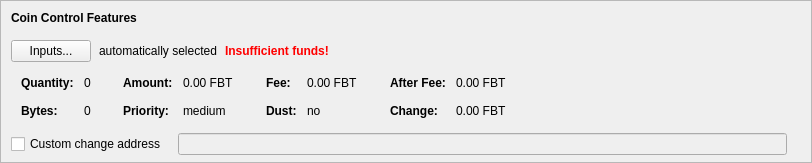
    <widget class="QFrame" name="frameCoinControl">
     <property name="sizePolicy">
      <sizepolicy hsizetype="Expanding" vsizetype="Expanding">
       <horstretch>0</horstretch>
       <verstretch>0</verstretch>
      </sizepolicy>
     </property>
     <property name="maximumSize">
      <size>
       <width>16777215</width>
       <height>16777215</height>
      </size>
     </property>
     <property name="frameShape">
      <enum>QFrame::StyledPanel</enum>
     </property>
     <property name="frameShadow">
      <enum>QFrame::Sunken</enum>
     </property>
     <layout class="QVBoxLayout" name="verticalLayoutCoinControl2">
      <property name="spacing">
       <number>0</number>
      </property>
      <property name="leftMargin">
       <number>0</number>
      </property>
      <property name="topMargin">
       <number>0</number>
      </property>
      <property name="rightMargin">
       <number>0</number>
      </property>
      <property name="bottomMargin">
       <number>6</number>
      </property>
      <item>
       <layout class="QVBoxLayout" name="verticalLayoutCoinControl" stretch="0,0,0,0,1">
        <property name="spacing">
         <number>0</number>
        </property>
        <property name="leftMargin">
         <number>10</number>
        </property>
        <property name="topMargin">
         <number>10</number>
        </property>
        <item>
         <layout class="QHBoxLayout" name="horizontalLayoutCoinControl1">
          <property name="bottomMargin">
           <number>15</number>
          </property>
          <item>
           <widget class="QLabel" name="labelCoinControlFeatures">
            <property name="sizePolicy">
             <sizepolicy hsizetype="Preferred" vsizetype="Maximum">
              <horstretch>0</horstretch>
              <verstretch>0</verstretch>
             </sizepolicy>
            </property>
            <property name="font">
             <font>
              <weight>75</weight>
              <bold>true</bold>
             </font>
            </property>
            <property name="styleSheet">
             <string notr="true">font-weight:bold;</string>
            </property>
            <property name="text">
             <string>Coin Control Features</string>
            </property>
           </widget>
          </item>
         </layout>
        </item>
        <item>
         <layout class="QHBoxLayout" name="horizontalLayoutCoinControl2" stretch="0,0,0,0">
          <property name="spacing">
           <number>8</number>
          </property>
          <property name="bottomMargin">
           <number>10</number>
          </property>
          <item>
           <widget class="QPushButton" name="pushButtonCoinControl">
            <property name="styleSheet">
             <string notr="true"/>
            </property>
            <property name="text">
             <string>Inputs...</string>
            </property>
            <property name="autoDefault">
             <bool>false</bool>
            </property>
           </widget>
          </item>
          <item>
           <widget class="QLabel" name="labelCoinControlAutomaticallySelected">
            <property name="text">
             <string>automatically selected</string>
            </property>
            <property name="margin">
             <number>5</number>
            </property>
           </widget>
          </item>
          <item>
           <widget class="QLabel" name="labelCoinControlInsuffFunds">
            <property name="font">
             <font>
              <weight>75</weight>
              <bold>true</bold>
             </font>
            </property>
            <property name="styleSheet">
             <string notr="true">color:red;font-weight:bold;</string>
            </property>
            <property name="text">
             <string>Insufficient funds!</string>
            </property>
            <property name="margin">
             <number>5</number>
            </property>
           </widget>
          </item>
          <item>
           <spacer name="horizontalSpacerCoinControl">
            <property name="orientation">
             <enum>Qt::Horizontal</enum>
            </property>
            <property name="sizeHint" stdset="0">
             <size>
              <width>40</width>
              <height>1</height>
             </size>
            </property>
           </spacer>
          </item>
         </layout>
        </item>
        <item>
         <widget class="QWidget" name="widgetCoinControl" native="true">
          <property name="sizePolicy">
           <sizepolicy hsizetype="Preferred" vsizetype="Preferred">
            <horstretch>0</horstretch>
            <verstretch>0</verstretch>
           </sizepolicy>
          </property>
          <property name="minimumSize">
           <size>
            <width>0</width>
            <height>0</height>
           </size>
          </property>
          <property name="styleSheet">
           <string notr="true"/>
          </property>
          <layout class="QHBoxLayout" name="horizontalLayoutCoinControl5">
           <property name="leftMargin">
            <number>0</number>
           </property>
           <property name="topMargin">
            <number>0</number>
           </property>
           <property name="rightMargin">
            <number>0</number>
           </property>
           <property name="bottomMargin">
            <number>0</number>
           </property>
           <item>
            <layout class="QHBoxLayout" name="horizontalLayoutCoinControl3" stretch="0,0,0,1">
             <property name="spacing">
              <number>20</number>
             </property>
             <property name="topMargin">
              <number>0</number>
             </property>
             <property name="bottomMargin">
              <number>10</number>
             </property>
             <item>
              <layout class="QFormLayout" name="formLayoutCoinControl1">
               <property name="horizontalSpacing">
                <number>10</number>
               </property>
               <property name="verticalSpacing">
                <number>14</number>
               </property>
               <property name="leftMargin">
                <number>10</number>
               </property>
               <property name="topMargin">
                <number>4</number>
               </property>
               <property name="rightMargin">
                <number>6</number>
               </property>
               <item row="0" column="0">
                <widget class="QLabel" name="labelCoinControlQuantityText">
                 <property name="font">
                  <font>
                   <weight>75</weight>
                   <bold>true</bold>
                  </font>
                 </property>
                 <property name="text">
                  <string>Quantity:</string>
                 </property>
                 <property name="margin">
                  <number>0</number>
                 </property>
                </widget>
               </item>
               <item row="0" column="1">
                <widget class="QLabel" name="labelCoinControlQuantity">
                 <property name="cursor">
                  <cursorShape>IBeamCursor</cursorShape>
                 </property>
                 <property name="contextMenuPolicy">
                  <enum>Qt::ActionsContextMenu</enum>
                 </property>
                 <property name="text">
                  <string notr="true">0</string>
                 </property>
                 <property name="margin">
                  <number>0</number>
                 </property>
                 <property name="textInteractionFlags">
                  <set>Qt::LinksAccessibleByMouse|Qt::TextSelectableByKeyboard|Qt::TextSelectableByMouse</set>
                 </property>
                </widget>
               </item>
               <item row="1" column="0">
                <widget class="QLabel" name="labelCoinControlBytesText">
                 <property name="font">
                  <font>
                   <weight>75</weight>
                   <bold>true</bold>
                  </font>
                 </property>
                 <property name="text">
                  <string>Bytes:</string>
                 </property>
                </widget>
               </item>
               <item row="1" column="1">
                <widget class="QLabel" name="labelCoinControlBytes">
                 <property name="cursor">
                  <cursorShape>IBeamCursor</cursorShape>
                 </property>
                 <property name="contextMenuPolicy">
                  <enum>Qt::ActionsContextMenu</enum>
                 </property>
                 <property name="text">
                  <string notr="true">0</string>
                 </property>
                 <property name="textInteractionFlags">
                  <set>Qt::LinksAccessibleByMouse|Qt::TextSelectableByKeyboard|Qt::TextSelectableByMouse</set>
                 </property>
                </widget>
               </item>
              </layout>
             </item>
             <item>
              <layout class="QFormLayout" name="formLayoutCoinControl2">
               <property name="horizontalSpacing">
                <number>10</number>
               </property>
               <property name="verticalSpacing">
                <number>14</number>
               </property>
               <property name="leftMargin">
                <number>6</number>
               </property>
               <property name="topMargin">
                <number>4</number>
               </property>
               <property name="rightMargin">
                <number>6</number>
               </property>
               <item row="0" column="0">
                <widget class="QLabel" name="labelCoinControlAmountText">
                 <property name="font">
                  <font>
                   <weight>75</weight>
                   <bold>true</bold>
                  </font>
                 </property>
                 <property name="text">
                  <string>Amount:</string>
                 </property>
                 <property name="margin">
                  <number>0</number>
                 </property>
                </widget>
               </item>
               <item row="0" column="1">
                <widget class="QLabel" name="labelCoinControlAmount">
                 <property name="cursor">
                  <cursorShape>IBeamCursor</cursorShape>
                 </property>
                 <property name="contextMenuPolicy">
                  <enum>Qt::ActionsContextMenu</enum>
                 </property>
                 <property name="text">
                  <string notr="true">0.00 FBT</string>
                 </property>
                 <property name="textInteractionFlags">
                  <set>Qt::LinksAccessibleByMouse|Qt::TextSelectableByKeyboard|Qt::TextSelectableByMouse</set>
                 </property>
                </widget>
               </item>
               <item row="1" column="0">
                <widget class="QLabel" name="labelCoinControlPriorityText">
                 <property name="font">
                  <font>
                   <weight>75</weight>
                   <bold>true</bold>
                  </font>
                 </property>
                 <property name="text">
                  <string>Priority:</string>
                 </property>
                </widget>
               </item>
               <item row="1" column="1">
                <widget class="QLabel" name="labelCoinControlPriority">
                 <property name="cursor">
                  <cursorShape>IBeamCursor</cursorShape>
                 </property>
                 <property name="contextMenuPolicy">
                  <enum>Qt::ActionsContextMenu</enum>
                 </property>
                 <property name="text">
                  <string notr="true">medium</string>
                 </property>
                 <property name="textInteractionFlags">
                  <set>Qt::LinksAccessibleByMouse|Qt::TextSelectableByKeyboard|Qt::TextSelectableByMouse</set>
                 </property>
                </widget>
               </item>
              </layout>
             </item>
             <item>
              <layout class="QFormLayout" name="formLayoutCoinControl3">
               <property name="horizontalSpacing">
                <number>10</number>
               </property>
               <property name="verticalSpacing">
                <number>14</number>
               </property>
               <property name="leftMargin">
                <number>6</number>
               </property>
               <property name="topMargin">
                <number>4</number>
               </property>
               <property name="rightMargin">
                <number>6</number>
               </property>
               <item row="0" column="0">
                <widget class="QLabel" name="labelCoinControlFeeText">
                 <property name="font">
                  <font>
                   <weight>75</weight>
                   <bold>true</bold>
                  </font>
                 </property>
                 <property name="text">
                  <string>Fee:</string>
                 </property>
                 <property name="margin">
                  <number>0</number>
                 </property>
                </widget>
               </item>
               <item row="0" column="1">
                <widget class="QLabel" name="labelCoinControlFee">
                 <property name="cursor">
                  <cursorShape>IBeamCursor</cursorShape>
                 </property>
                 <property name="contextMenuPolicy">
                  <enum>Qt::ActionsContextMenu</enum>
                 </property>
                 <property name="text">
                  <string notr="true">0.00 FBT</string>
                 </property>
                 <property name="textInteractionFlags">
                  <set>Qt::LinksAccessibleByMouse|Qt::TextSelectableByKeyboard|Qt::TextSelectableByMouse</set>
                 </property>
                </widget>
               </item>
               <item row="1" column="0">
                <widget class="QLabel" name="labelCoinControlLowOutputText">
                 <property name="font">
                  <font>
                   <weight>75</weight>
                   <bold>true</bold>
                  </font>
                 </property>
                 <property name="text">
                  <string>Dust:</string>
                 </property>
                </widget>
               </item>
               <item row="1" column="1">
                <widget class="QLabel" name="labelCoinControlLowOutput">
                 <property name="cursor">
                  <cursorShape>IBeamCursor</cursorShape>
                 </property>
                 <property name="contextMenuPolicy">
                  <enum>Qt::ActionsContextMenu</enum>
                 </property>
                 <property name="text">
                  <string notr="true">no</string>
                 </property>
                 <property name="textInteractionFlags">
                  <set>Qt::LinksAccessibleByMouse|Qt::TextSelectableByKeyboard|Qt::TextSelectableByMouse</set>
                 </property>
                </widget>
               </item>
              </layout>
             </item>
             <item>
              <layout class="QFormLayout" name="formLayoutCoinControl4">
               <property name="horizontalSpacing">
                <number>10</number>
               </property>
               <property name="verticalSpacing">
                <number>14</number>
               </property>
               <property name="leftMargin">
                <number>6</number>
               </property>
               <property name="topMargin">
                <number>4</number>
               </property>
               <property name="rightMargin">
                <number>6</number>
               </property>
               <item row="0" column="0">
                <widget class="QLabel" name="labelCoinControlAfterFeeText">
                 <property name="font">
                  <font>
                   <weight>75</weight>
                   <bold>true</bold>
                  </font>
                 </property>
                 <property name="text">
                  <string>After Fee:</string>
                 </property>
                 <property name="margin">
                  <number>0</number>
                 </property>
                </widget>
               </item>
               <item row="0" column="1">
                <widget class="QLabel" name="labelCoinControlAfterFee">
                 <property name="cursor">
                  <cursorShape>IBeamCursor</cursorShape>
                 </property>
                 <property name="contextMenuPolicy">
                  <enum>Qt::ActionsContextMenu</enum>
                 </property>
                 <property name="text">
                  <string notr="true">0.00 FBT</string>
                 </property>
                 <property name="textInteractionFlags">
                  <set>Qt::LinksAccessibleByMouse|Qt::TextSelectableByKeyboard|Qt::TextSelectableByMouse</set>
                 </property>
                </widget>
               </item>
               <item row="1" column="0">
                <widget class="QLabel" name="labelCoinControlChangeText">
                 <property name="font">
                  <font>
                   <weight>75</weight>
                   <bold>true</bold>
                  </font>
                 </property>
                 <property name="text">
                  <string>Change:</string>
                 </property>
                </widget>
               </item>
               <item row="1" column="1">
                <widget class="QLabel" name="labelCoinControlChange">
                 <property name="cursor">
                  <cursorShape>IBeamCursor</cursorShape>
                 </property>
                 <property name="contextMenuPolicy">
                  <enum>Qt::ActionsContextMenu</enum>
                 </property>
                 <property name="text">
                  <string notr="true">0.00 FBT</string>
                 </property>
                 <property name="textInteractionFlags">
                  <set>Qt::LinksAccessibleByMouse|Qt::TextSelectableByKeyboard|Qt::TextSelectableByMouse</set>
                 </property>
                </widget>
               </item>
              </layout>
             </item>
            </layout>
           </item>
          </layout>
         </widget>
        </item>
        <item>
         <layout class="QHBoxLayout" name="horizontalLayoutCoinControl4" stretch="0,0,0">
          <property name="spacing">
           <number>12</number>
          </property>
          <property name="sizeConstraint">
           <enum>QLayout::SetDefaultConstraint</enum>
          </property>
          <property name="topMargin">
           <number>5</number>
          </property>
          <property name="rightMargin">
           <number>5</number>
          </property>
          <item>
           <widget class="QCheckBox" name="checkBoxCoinControlChange">
            <property name="toolTip">
             <string>If this is activated, but the change address is empty or invalid, change will be sent to a newly generated address.</string>
            </property>
            <property name="text">
             <string>Custom change address</string>
            </property>
           </widget>
          </item>
          <item>
           <widget class="QValidatedLineEdit" name="lineEditCoinControlChange">
            <property name="enabled">
             <bool>false</bool>
            </property>
            <property name="sizePolicy">
             <sizepolicy hsizetype="Expanding" vsizetype="Fixed">
              <horstretch>0</horstretch>
              <verstretch>0</verstretch>
             </sizepolicy>
            </property>
           </widget>
          </item>
          <item>
           <widget class="QLabel" name="labelCoinControlChangeLabel">
            <property name="sizePolicy">
             <sizepolicy hsizetype="Preferred" vsizetype="Expanding">
              <horstretch>0</horstretch>
              <verstretch>0</verstretch>
             </sizepolicy>
            </property>
            <property name="minimumSize">
             <size>
              <width>0</width>
              <height>0</height>
             </size>
            </property>
            <property name="text">
             <string/>
            </property>
            <property name="margin">
             <number>3</number>
            </property>
           </widget>
          </item>
         </layout>
        </item>
        <item>
         <spacer name="verticalSpacerCoinControl">
          <property name="orientation">
           <enum>Qt::Vertical</enum>
          </property>
          <property name="sizeHint" stdset="0">
           <size>
            <width>800</width>
            <height>1</height>
           </size>
          </property>
         </spacer>
        </item>
       </layout>
      </item>
     </layout>
    </widget>
